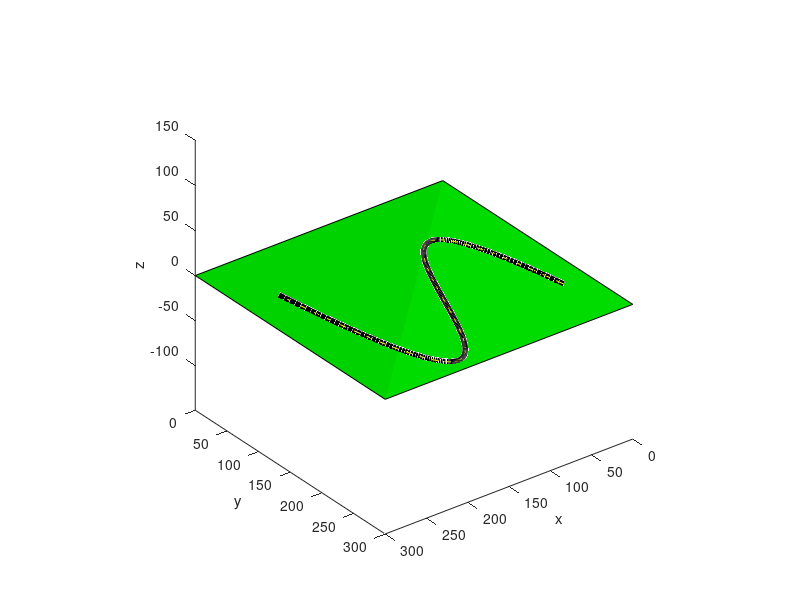

MATLAB code for this plot: (Note: this script raises an error after producing the figure.)
% test_patch.m
clc;
clear;


xi = 30;
yi = 230;   % (30, 230)
xf = 260;
yf = 80;    % (260, 80)
x1 = 100;
y1 = 100;   % (70, 140)
x2 = 180;
y2 = 270;   % (180, 270)


yy = [yi; y1; y2; yf];
xx = [xi^3 xi^2 xi 1;
      x1^3 x1^2 x1 1;
      x2^3 x2^2 x2 1;
      xf^3 xf^2 xf 1];

cofs = xx\ yy;

a = cofs(1);
b = cofs(2);
c = cofs(3);
d = cofs(4);

f  = @(x) (a*(x.^3) + (b*(x.^2)) + (c*x) + d);
fdt = @(x) (a*(3*x.^2) + (b*(2*x)) + c);
f2dt = @(x) (6*a*x + b*2);

x = xi:xf;
y = f(x);
z = f(x)*0;

% Puntos críticos
cr1 = abs((2*b - sqrt((2*b)^2-12*a*c))/(6*a));
cr2 = abs((2*b + sqrt((2*b)^2-12*a*c))/(6*a));

% Radio de la curvatura
r1 = abs(((1+fdt(x1)^2)^(3/2))/f2dt(x1));
r2 = abs(((1+fdt(x2)^2)^(3/2))/f2dt(x2));


lfdt = @(x) sqrt(1 + fdt(x).^2);
longitudPista = integral(lfdt, xi, xf);

% Graficación
%axes('XLim',[0 300],'YLim',[0 300],'ZLim',[0 300],'XDir','reverse','YDir','reverse');
view(3)
hold on;
line(x,y,z+1,'Color','k','LineWidth',4)
line(x,y,z+1,'Color','y','LineStyle','--')


% clear; close all;

% Define vertices
vertices = [
    0,0,0;
    300,0,0;
    300,300,0;
    0,300,0;]; 

% Define faces
faces = [
    1, 2, 3, 4]; % face #1

% Draw patch
figure(1);
patch('Faces', faces, 'Vertices', vertices, 'FaceColor', 'g');

% Axes settings
xlabel('x'); ylabel('y'); zlabel('z');
axis vis3d equal;
view([142.5, 30]);
camlight;


%% Additional
syms x
% Min N Max points
primeraD = (a*(3*x.^2)) + (b*(2*x)) + c;
answer = solve( primeraD == 0, x, 'MaxDegree', 3);
resultado = vpa(answer,6);
sprintf("Max: %s , %s", resultado(1), f(resultado(1)))
plot3(resultado(1), f(resultado(1)),3, '.');   
text(resultado(1), f(resultado(1)),10, '\leftarrow Max')
sprintf("Min: %s, %s", resultado(2), f(resultado(2)))
plot3(resultado(2), f(resultado(2)), 3, '.')
text(resultado(2), f(resultado(2)),10, '\leftarrow Min')

% Inflection point
segundaD = 6*a*x + 2*b;
answer2 = vpasolve(segundaD == 0, x, [-inf, inf]);
sprintf("Inflection: %s , %s", answer2(1), f(answer2(1)))
plot3(answer2(1), f(answer2(1)),3, '.');
text(answer2(1), f(answer2(1)),10, '\leftarrow Inflection')

% Track length
longitud_pista = integral(lfdt, xi, xf);
disp("Longitud de la pista: " + longitud_pista);

% Radius of curvature
valores = radiocurvatura(resultado(1), f(resultado(1)), fdt(resultado(1)), f2dt(resultado(1)));
plotcircle(valores(2), valores(3), valores(1));
plot3(valores(2), valores(3), 3, '.');
sprintf("Radio Curvatura Max: %s and %s",valores(2), valores(3))

valores_dos = radiocurvatura(resultado(2), f(resultado(2)), fdt(resultado(2)), f2dt(resultado(2)));
plotcircle(valores_dos(2), valores_dos(3), valores_dos(1));
plot3(valores_dos(2), valores_dos(3),3, '.');
sprintf("Radio Curvatura Min: %s and %s",valores_dos(2), valores_dos(3))
axis equal;
%axis([-20 20 -20 20])

% rc_inflection = radiocurvatura(answer2(1), f(answer2(1)),fdt(answer2(1)), f2dt(answer2(1)));
% sprintf("Radio Curvatura Punto Inflexión: %s", rc_inflection(1))
%daspect manual;

%% Functions 
function h = plotcircle(xs,ys,r)
    th = 0:pi/50:2*pi;
    xunit = r*cos(th) + xs;
    yunit = r*sin(th) + ys;
    h = plot(xunit, yunit, 'LineWidth',4);
end

% Input (x,f(x), f'(x), f''(x) )     f(x) = y
% [Radio de curvatura, x, y] de circulo
function t = radiocurvatura(xs, ys,fdtx, f2dtx)
    %r_c = (1 + (fdtx)^2)^(3/2)/ abs(f2dtx);
    r_c = abs(   sqrt(   (  1  + (fdtx).^2   ).^3   )   /  abs(f2dtx));
    alfa = xs - ((fdtx*(1+ fdtx^2))/f2dtx);
    beta = ys + ((1 + fdtx^2)/f2dtx);
    t = [r_c, alfa, beta];
end

% This function should plot a square depending of x,y,z lengths and
% point where you want it to plot. Z will be set to 0
% (lenth_x, length_y, length_z, x_point, y_point)
function square = plotSquare(length_x, length_y, length_z, x_point, y_point)
    
end